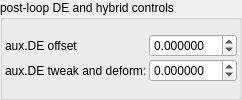
    <widget class="QGroupBox" name="groupBox_4">
     <property name="title">
      <string>post-loop DE and hybrid controls</string>
     </property>
     <layout class="QVBoxLayout" name="verticalLayout_8">
      <property name="leftMargin">
       <number>2</number>
      </property>
      <property name="topMargin">
       <number>2</number>
      </property>
      <property name="rightMargin">
       <number>2</number>
      </property>
      <property name="bottomMargin">
       <number>2</number>
      </property>
      <item>
       <layout class="QGridLayout" name="gridLayout_38" columnstretch="0,1">
        <property name="spacing">
         <number>2</number>
        </property>
        <item row="0" column="0">
         <widget class="QLabel" name="label_180">
          <property name="text">
           <string>aux.DE offset</string>
          </property>
         </widget>
        </item>
        <item row="0" column="1">
         <widget class="MyDoubleSpinBox" name="spinbox_transf_offsetF_0">
          <property name="sizePolicy">
           <sizepolicy hsizetype="Minimum" vsizetype="Maximum">
            <horstretch>0</horstretch>
            <verstretch>0</verstretch>
           </sizepolicy>
          </property>
          <property name="prefix">
           <string/>
          </property>
          <property name="suffix">
           <string/>
          </property>
          <property name="decimals">
           <number>6</number>
          </property>
          <property name="minimum">
           <double>-99.998999999999995</double>
          </property>
          <property name="maximum">
           <double>99.998999999999995</double>
          </property>
          <property name="singleStep">
           <double>0.100000000000000</double>
          </property>
         </widget>
        </item>
        <item row="1" column="1">
         <widget class="MyDoubleSpinBox" name="spinbox_transf_offset_0">
          <property name="enabled">
           <bool>true</bool>
          </property>
          <property name="sizePolicy">
           <sizepolicy hsizetype="Minimum" vsizetype="Maximum">
            <horstretch>0</horstretch>
            <verstretch>0</verstretch>
           </sizepolicy>
          </property>
          <property name="prefix">
           <string/>
          </property>
          <property name="suffix">
           <string/>
          </property>
          <property name="decimals">
           <number>6</number>
          </property>
          <property name="minimum">
           <double>-99.998999999999995</double>
          </property>
          <property name="maximum">
           <double>99.998999999999995</double>
          </property>
          <property name="singleStep">
           <double>0.010000000000000</double>
          </property>
         </widget>
        </item>
        <item row="1" column="0">
         <widget class="QLabel" name="label_182">
          <property name="text">
           <string>aux.DE tweak and deform:</string>
          </property>
         </widget>
        </item>
       </layout>
      </item>
     </layout>
    </widget>
